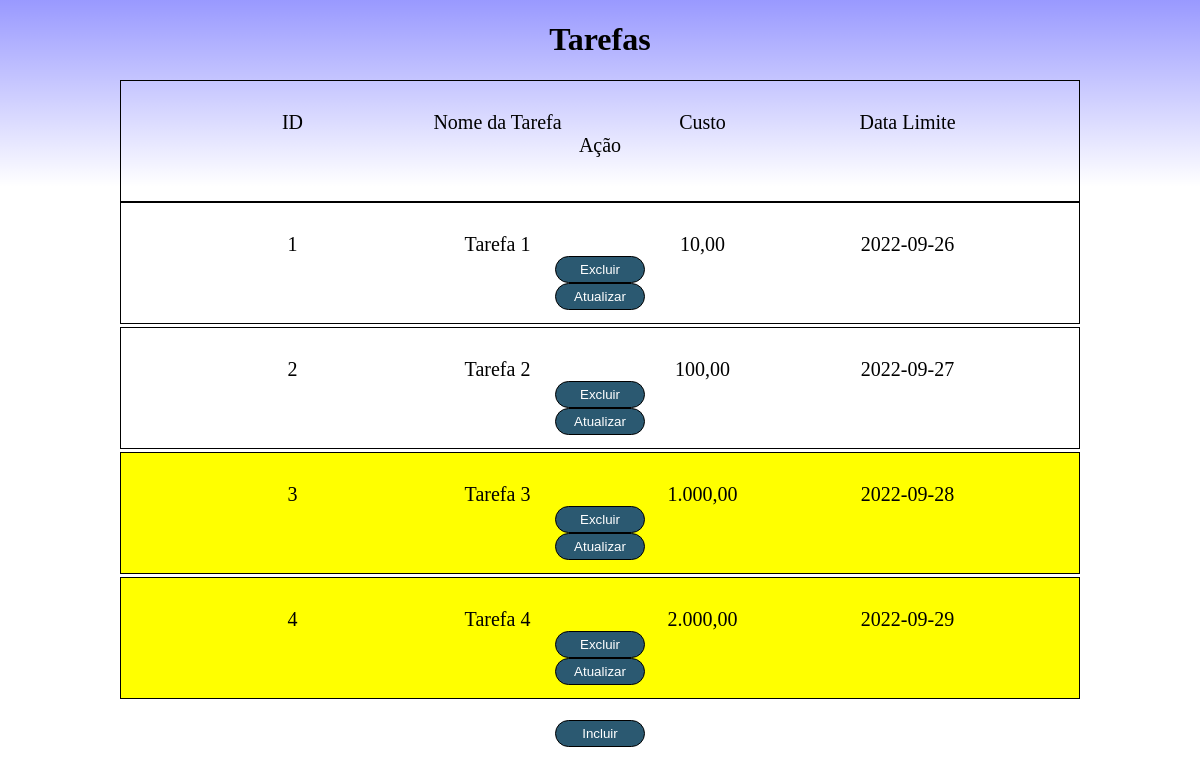
The page / on the database its author committed.
### tables this page shows
CREATE TABLE IF NOT EXISTS `tarefas` (
  `ID` int(11) NOT NULL AUTO_INCREMENT,
  `Nome` varchar(100) NOT NULL,
  `Custo` double NOT NULL,
  `Data_Limite` date NOT NULL,
  `Ordem_Apresentacao` int(11) DEFAULT NULL,
  PRIMARY KEY (`ID`)
);

### index.php (the view, shortened to what this page needs)
<?php
include('connect.inc.php');
?>
<!DOCTYPE html>
<html lang="pt-br">
    <head>
        <link rel="stylesheet" href="./CSS/style.css">
    </head>
    <body onunload="window.opener.location.reload();">
		<h1>Tarefas</h1>
		<?php
							echo "<div class='itens'>
							<div class='atributos'>
							ID
							</div>
							<div class='atributos'>
							Nome da Tarefa
							</div>
							<div class='atributos'>
							Custo
							</div>
							<div class='atributos'>
							Data Limite
							</div>
							<div class='atributos'>
								Ação
							</div>
						</div>";
		?>
		<ul id="lista">
			<?php
			$sql = "SELECT * FROM tarefas ORDER BY Ordem_Apresentacao ASC";
			$result = $conn->query($sql);
			if ($result->num_rows > 0)
			{
				while($row = $result->fetch_assoc())
				{
					$nome = $row['Nome'];
					$id = $row['ID'];
					$custo = number_format($row['Custo'],2,',', '.');
					$data_limite = $row['Data_Limite'];
					$destaque_custo = 'normal';
					if($row['Custo'] >= 1000)
					{
						$destaque_custo = 'amarelo';
					}
					?>
					<li class = "item <?php echo $destaque_custo; ?>" id="arrayordem_<?php echo $id; ?>">
						<?php
						echo "<div class='itens'>
								<div class='atributos'>
								$id
								</div>
								<div class='atributos'>
								$nome
								</div>
								<div class='atributos'>
								$custo
								</div>
								<div class='atributos'>
								$data_limite
								</div>
								<div class='atributos'>
									<form id='delete$id' method='POST' action='insere_dados.php'>
										<input type='hidden' id='nome_tarefa$id' value='$nome'>
										<input type='hidden' name='action' value='delete'>
										<input type='hidden' name='id' value='$id'>
										<input type='button' class='botões' value='Excluir' onclick='exclui_tarefa($id)'>
									</form>
									<form id='edit' method='POST' action='editar.php' onsubmit='editar_tarefa(this)'>
										<input type='hidden' name='action' value='update'>
										<input type='hidden' name='id' value='$id'>
										<input type='submit' class='botões' value='Atualizar'>
									</form>
								</div>
							</div>";
						?>
					</li>
					<?php
				}
			}
			echo "<BR><button class='botões'><a style = ' text-decoration:none; color:white' href='incluir.php'>Incluir</a></button> ";
			?>
		</ul>
    </body>
</html>

### CSS/style.css (style rules this page uses)
:root { --white: #ffffff; --middleBlue: #2b5971; --fontMedium: 15px; --fontLarge: 20px; }
body { background-image: linear-gradient(to top, rgba(0,0,255,0), rgba(0,0,255,0), rgba(0,0,255,0), rgba(0,0,255,0), rgba(0,0,255,0.4)); background-repeat: no-repeat; overflow-x: hidden; display: block; margin: 0 10% auto; text-align: center; }
.botões { background-color: var(--middleBlue); border: 1px solid black; color: var(--white); text-decoration: none; border-radius: 50px; width: 90px; padding: 5px; }
.amarelo { background-color: yellow; }
ul { padding: 0px; margin: 0px; }
.item { list-style: none; margin: 0 0 3px }
.itens { font-size: var(--fontLarge); border: 1px solid black; text-align: center; padding: 30px; height: 60px; }
.atributos { width: 200px; display: inline-block; }

### rows shown on the page
tarefas: ID "1", Nome "Tarefa 1", Custo "10,00", Data_Limite "2022-09-26"
tarefas: ID "2", Nome "Tarefa 2", Custo "100,00", Data_Limite "2022-09-27"
tarefas: ID "3", Nome "Tarefa 3", Custo "1.000,00", Data_Limite "2022-09-28"
tarefas: ID "4", Nome "Tarefa 4", Custo "2.000,00", Data_Limite "2022-09-29"
